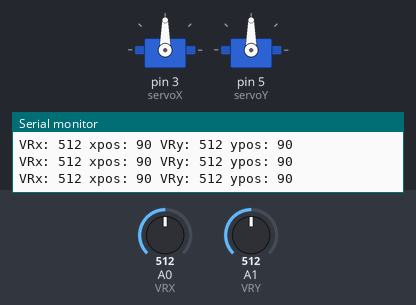
Recording of a sketch running on a simulated Arduino Uno, built with avr-gcc and run on an emulated ATmega328P. Shown: 2 × servo, the last lines printed to the serial monitor. The inputs (shaded band) are chosen by the test bench; at power-on: A1 (VRY) = 512, A0 (VRX) = 512.

Above: at 1.2 s.
1.3 s: A1 (VRY) set to 716
At 1.7 s:
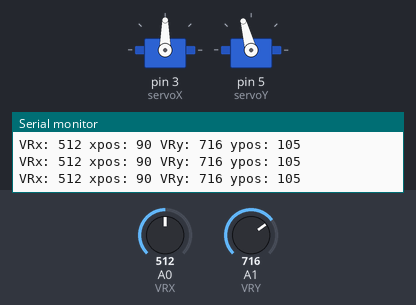
2.8 s: A0 (VRX) set to 584
At 3.8 s:
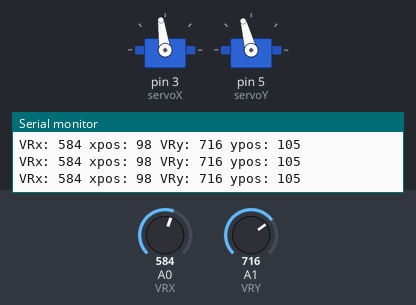
5.8 s: A0 (VRX) set to 615
At 6.1 s:
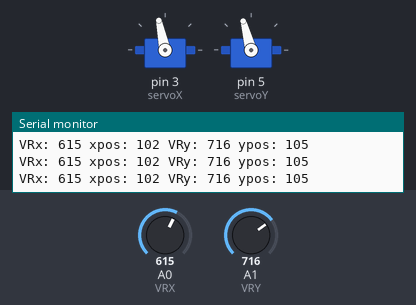
7.3 s: A1 (VRY) set to 511
At 7.7 s:
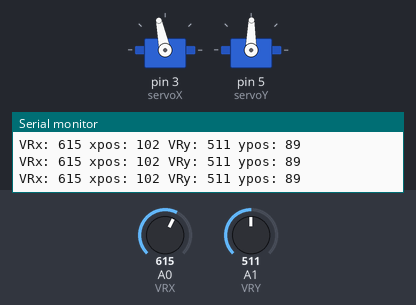
8.8 s: A0 (VRX) set to 992
At 10.1 s:
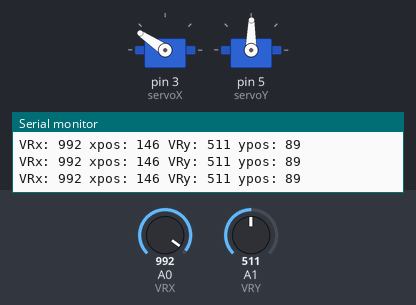
10.4 s: A0 (VRX) set to 1007
At 11.3 s:
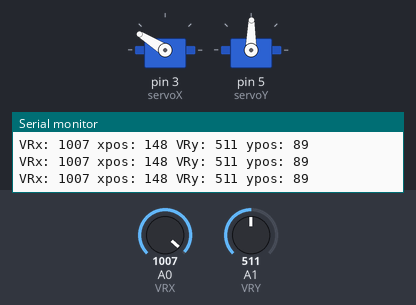
Timing chart, 0 to 13.4 s (numbered marks = the images above; inputs shaded):
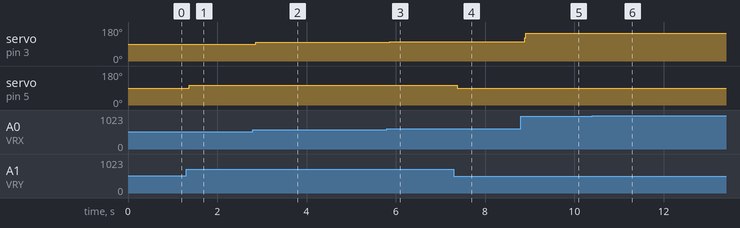

Measured:
- after the input at 1.3 s, servo on pin 5 (servoY): 90° → 105° after 0.06 s
- after the input at 2.8 s, servo on pin 3 (servoX): 90° → 98° after 0.07 s
- after the input at 5.8 s, servo on pin 3 (servoX): 98° → 102° after 0.07 s
- after the input at 7.3 s, servo on pin 5 (servoY): 105° → 89° after 0.06 s
- after the input at 8.8 s, servo on pin 3 (servoX): 102° → 146° after 0.07 s
- after the input at 10.4 s, servo on pin 3 (servoX): 146° → 148° after 0.05 s

The sketch:

TVC_manual_control_demo.ino
```cpp
#include <Servo.h>

#define VRX  A0  // Analog stick X pin
#define VRY  A1  // Analog stick Y pin
#define XMIN 45  // Minimum X range of motion
#define XMAX 150 // Maximum X range of motion
#define XMID 90  // Origin of X range of motion
#define YMIN 69  // Minimum Y range of motion
#define YMAX 128 // Maximum Y range of motion
#define YMID 90  // Origin of Y range of motion
#define SERVO_SPEED 720 // degrees per second

Servo servoX; // Setup for servos
Servo servoY;

int xval; // Analog X input
int yval; // Analog Y input
int xpos; // Servo X position
int ypos; // Servo Y position

void setup() {
  Serial.begin(9600); // To see current position and analog data

  // Setup the servos
  servoX.attach(3);
  servoY.attach(5);

  // Center motor at origin
  servoX.write(XMID);
  servoY.write(YMID);
}

void loop() {
  getServoPos();
  displayValues();
  moveServos(xpos, ypos);
}

void moveServos(int xpos, int ypos){
  // Get current position
  int currentX = servoX.read();
  int currentY = servoY.read();

  // Update the current position of X and Y servos one degree at
  // a time at a given speed until reaching the desired servo
  // orientation.
  for(;currentX != xpos || currentY != ypos;){
    if(currentX > xpos){
      currentX -= 1;
      servoX.write(currentX);
    }
    else if(currentX < xpos){
      currentX += 1;
      servoX.write(currentX);
    }

    if(currentY > ypos){
      currentY -= 1;
      servoY.write(currentY);
    }
    if(currentY < ypos){
      currentY += 1;
      servoY.write(currentY);
    }
    delay(1000 / SERVO_SPEED); // convert deg/sec to ms/deg for 1 deg of movement
  }
}

void getServoPos(void){
  xval = analogRead(VRX);
  yval = analogRead(VRY);

  // This section utilizes two ranges for X and Y for the case that
  // there are different ranges of motion above and below the point
  // of origin.
  if(xval >= 512){
    xpos = map(xval, 512, 1024, XMID, XMAX);
  }
  else{
    xpos = map(xval, 0, 511, XMIN, XMID - 1);
  }
  if(yval >= 512){
    ypos = map(yval, 512, 1024, YMID, YMAX);
  }
  else{
    ypos = map(yval, 0, 511, YMIN, YMID - 1);
  }
}

void displayValues(void){
  Serial.print("VRx: ");
  Serial.print(xval);
  Serial.print(" xpos: ");
  Serial.print(xpos);
  Serial.print(" VRy: ");
  Serial.print(yval);
  Serial.print(" ypos: ");
  Serial.println(ypos);
}
```
